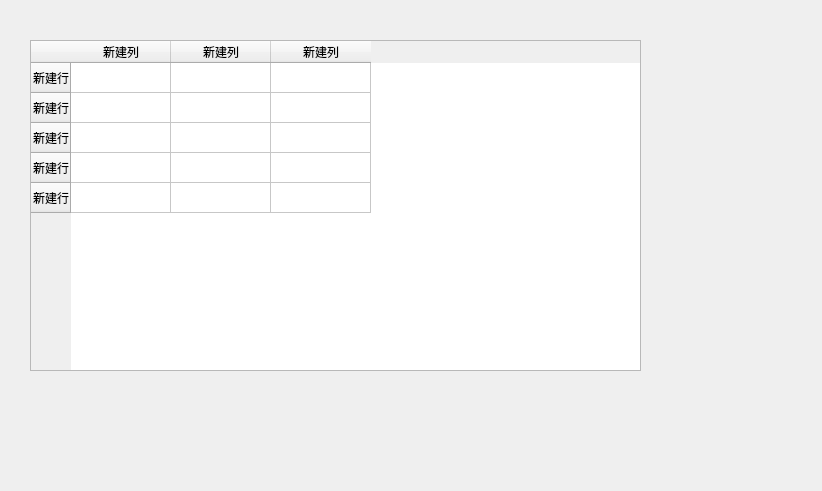
<?xml version="1.0" encoding="UTF-8"?>
<ui version="4.0">
 <class>display</class>
 <widget class="QDialog" name="display">
  <property name="geometry">
   <rect>
    <x>0</x>
    <y>0</y>
    <width>822</width>
    <height>491</height>
   </rect>
  </property>
  <property name="windowTitle">
   <string>Dialog</string>
  </property>
  <widget class="QTableWidget" name="tableWidget">
   <property name="geometry">
    <rect>
     <x>30</x>
     <y>40</y>
     <width>611</width>
     <height>331</height>
    </rect>
   </property>
   <row>
    <property name="text">
     <string>新建行</string>
    </property>
   </row>
   <row>
    <property name="text">
     <string>新建行</string>
    </property>
   </row>
   <row>
    <property name="text">
     <string>新建行</string>
    </property>
   </row>
   <row>
    <property name="text">
     <string>新建行</string>
    </property>
   </row>
   <row>
    <property name="text">
     <string>新建行</string>
    </property>
   </row>
   <column>
    <property name="text">
     <string>新建列</string>
    </property>
   </column>
   <column>
    <property name="text">
     <string>新建列</string>
    </property>
   </column>
   <column>
    <property name="text">
     <string>新建列</string>
    </property>
   </column>
   <item row="0" column="0">
    <property name="text">
     <string/>
    </property>
   </item>
   <item row="0" column="1">
    <property name="text">
     <string/>
    </property>
   </item>
   <item row="0" column="2">
    <property name="text">
     <string/>
    </property>
   </item>
   <item row="1" column="2">
    <property name="text">
     <string/>
    </property>
   </item>
  </widget>
 </widget>
 <resources/>
 <connections/>
</ui>
